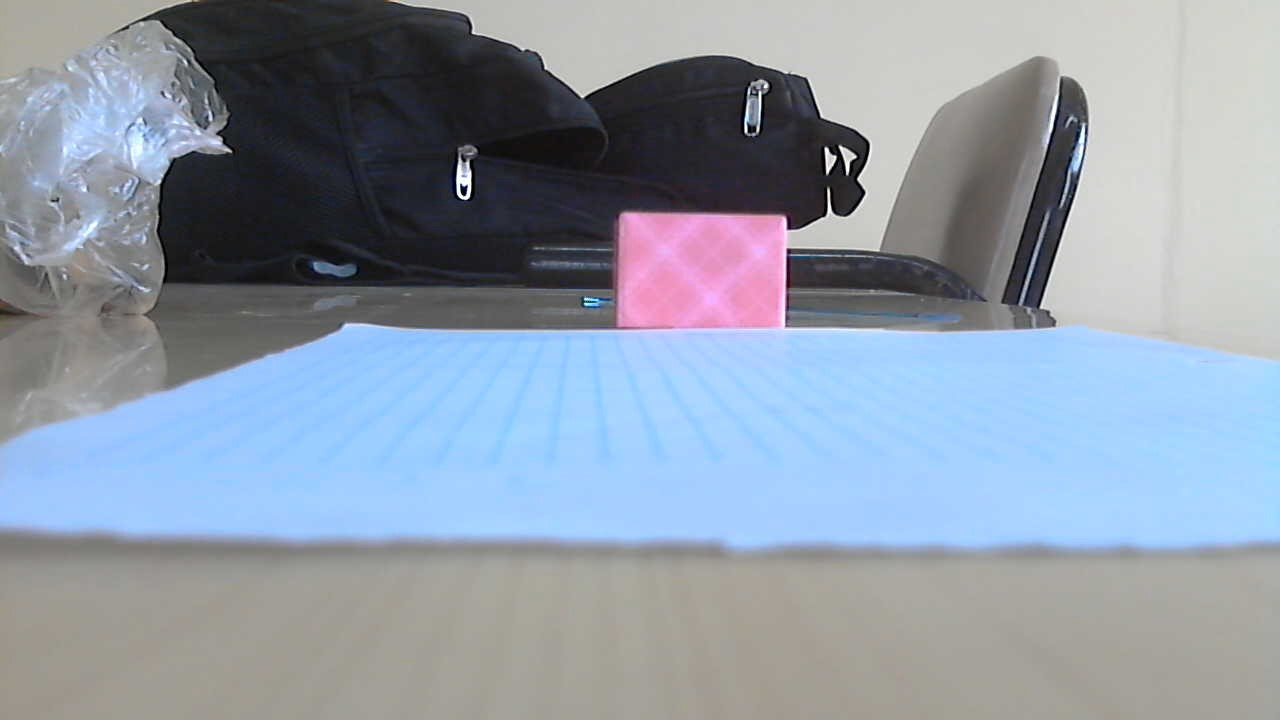
#> input picture demoImages/cubo/TESTLEFT.jpg, 1280 x 720 px
$ python depth.map.py
#> lines starting #> are read from the running program, lines starting #| are printed output that depends on the picture
import numpy as np
import cv2 as cv
from matplotlib import pyplot as plt
import os

class DepthMap:
    def __init__(self, showImages):
#> called with showImages = False
        root = os.getcwd()
        imgLeftPath = os.path.join(root, 'demoImages//cubo//TESTLEFT.jpg')
        imgRightPath = os.path.join(root, 'demoImages//cubo//TESTRIGHT.jpg')
        self.imgLeft = cv.imread(imgLeftPath, cv.IMREAD_GRAYSCALE)
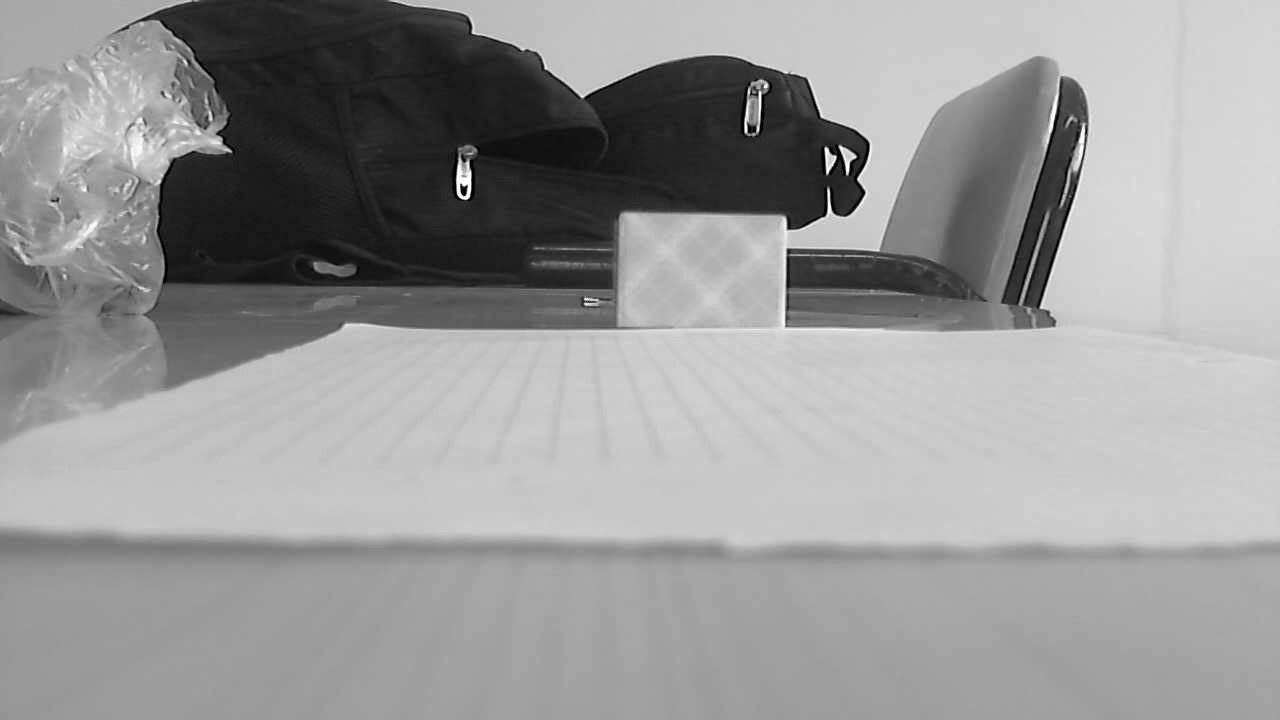
#> self.imgLeft: shape (720, 1280); min 0, max 255, mean 151.8
        self.imgRight = cv.imread(imgRightPath, cv.IMREAD_GRAYSCALE)
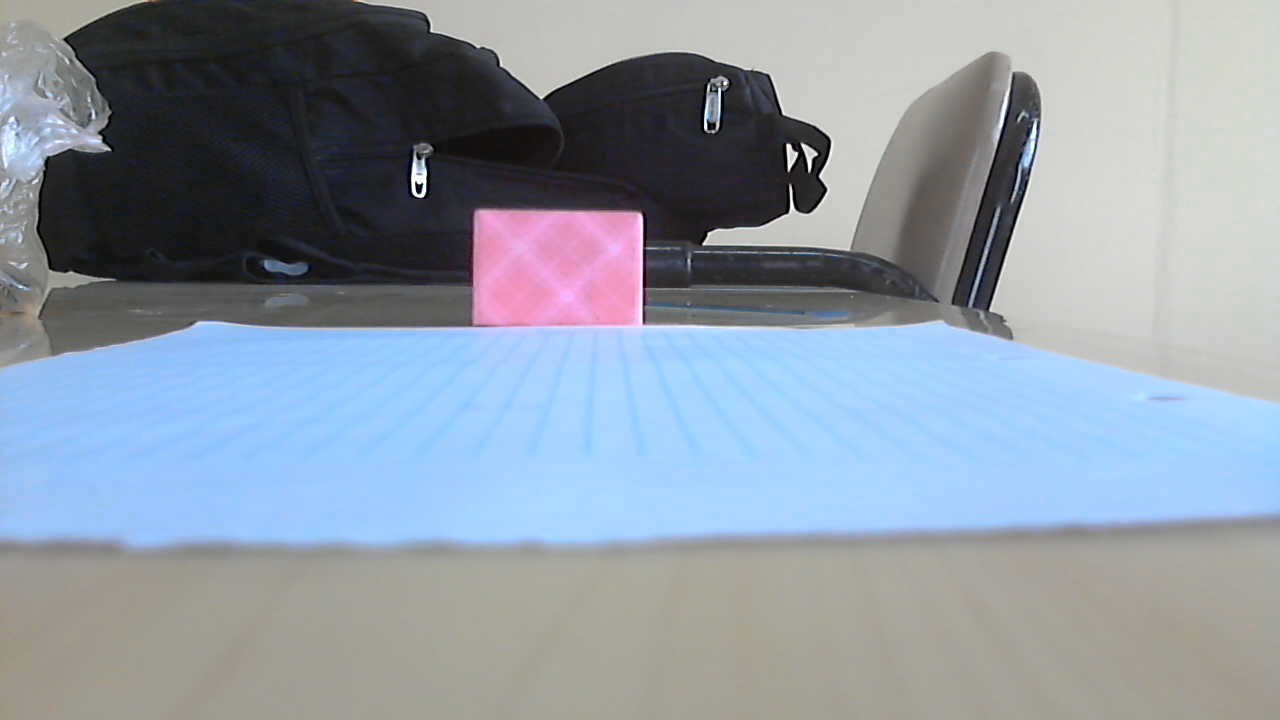
#> input picture demoImages/cubo/TESTRIGHT.jpg, 1280 x 720 px
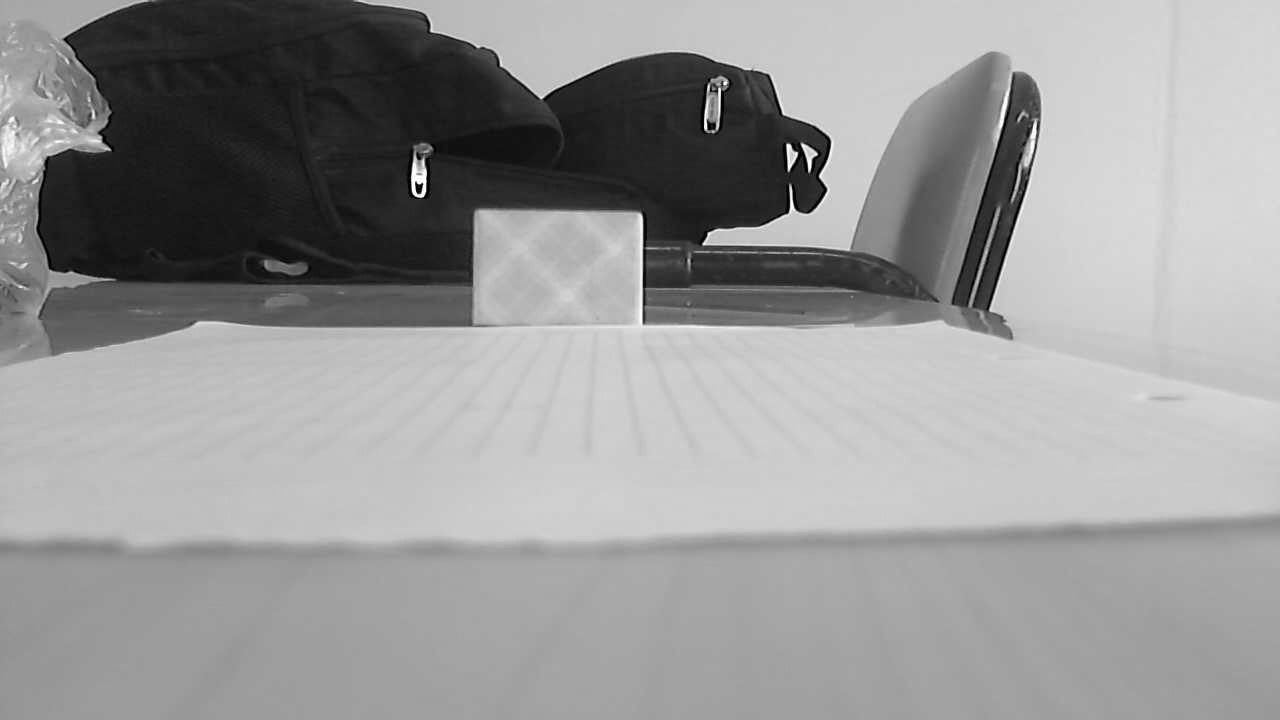
#> self.imgRight: shape (720, 1280); min 0, max 255, mean 151.1

        # Verificar si las imágenes se cargaron correctamente
        if self.imgLeft is None or self.imgRight is None:
            print("Error: No se pudo cargar una o ambas imágenes.")
            return

        if showImages:
            plt.figure()
            plt.subplot(121)
            plt.imshow(self.imgLeft, cmap='gray')
            plt.subplot(122)
            plt.imshow(self.imgRight, cmap='gray')
            plt.show()

    def computeDepthMapBM(self):
        nDispFactor = 10  # Número de disparidades a considerar
        stereo = cv.StereoBM.create(numDisparities=16 * nDispFactor, blockSize=21)
        disparity = stereo.compute(self.imgLeft, self.imgRight)
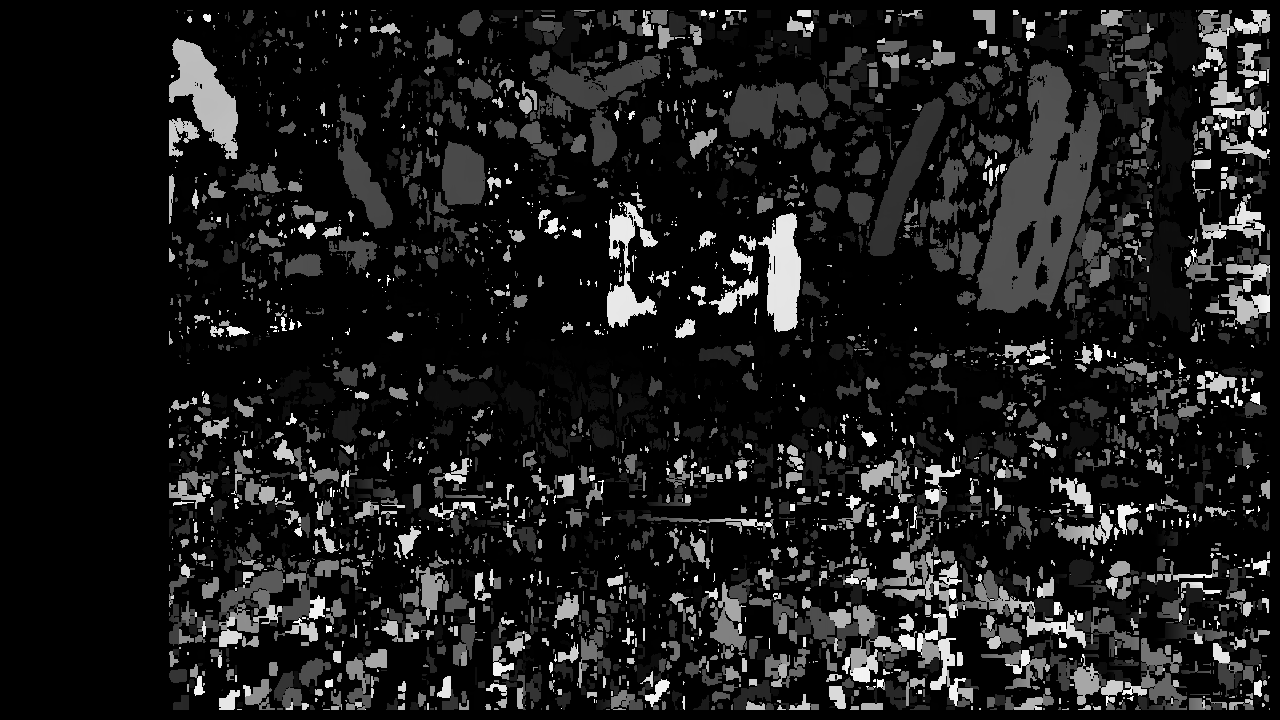
#> disparity: shape (720, 1280) int16; min -16, max 2544, mean 265.6; drawn with min black and max white
        plt.imshow(disparity, cmap='gray')
        plt.show()

    def computeDepthMapSGBM(self):
        window_size = 7
        min_disp = 16
        nDispFactor = 14  # Número de disparidades a considerar
        num_disp = 16 * nDispFactor - min_disp
        num_disp = (num_disp // 16) * 16  # Asegurarse de que sea múltiplo de 16

        stereo = cv.StereoSGBM_create(
            minDisparity=min_disp,
            numDisparities=num_disp,
            blockSize=window_size,
            P1=8 * 3 * window_size**2,
            P2=32 * 3 * window_size**2,
            disp12MaxDiff=1,
            uniquenessRatio=15,
            speckleWindowSize=0,
            speckleRange=2,
            preFilterCap=63,
            mode=cv.STEREO_SGBM_MODE_SGBM_3WAY
        )

        # Calcular el mapa de disparidad
        disparity = stereo.compute(self.imgLeft, self.imgRight).astype(np.float32) / 16.0

        plt.imshow(disparity, cmap='gray')
        plt.colorbar()
        plt.show()

def demoViewPics():
    # Ver las imágenes
    dp = DepthMap(showImages=True)

def demoStereoBM():
    # Mapa de profundidad usando Block Matching
    dp = DepthMap(showImages=False)
    dp.computeDepthMapBM()

def demoStereoSGBM():
    # Mapa de profundidad usando Semi-Global Block Matching
    dp = DepthMap(showImages=False)
    dp.computeDepthMapSGBM()

if __name__ == "__main__":
    #descomentar la funcion a usar
    # demoStereoSGBM()
     demoStereoBM()
    # demoViewPics()
